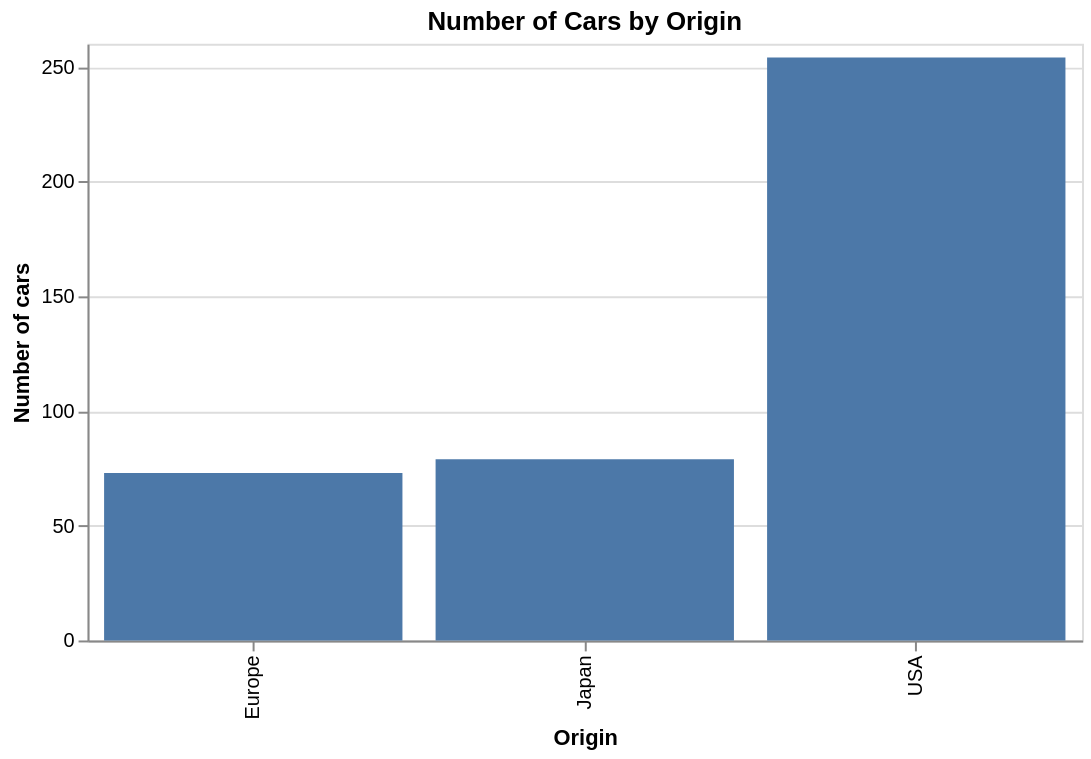

Notebook cell for this chart:
### Markdown cell above
## 2. First chart: a bar chart

A bar chart is useful when we want to compare **counts** or **aggregated values** across categories.

Let's start with a simple question:

> How many cars come from each origin?

### Code cell
alt.Chart(cars).mark_bar().encode(
    x=alt.X('Origin:N', title='Origin'),
    y=alt.Y('count():Q', title='Number of cars'),
    tooltip=['Origin:N', alt.Tooltip('count():Q', title='Count')]
).properties(
    title='Number of Cars by Origin',
    width=500,
    height=300
)

### Figure 1 — Vega-Lite specification as saved in the notebook (floating-point values rounded to 4 significant figures; data arrays with more than 128 entries replaced by an {"elided": "..."} marker saying what was removed)
{"config": {"view": {"continuousWidth": 300, "continuousHeight": 300}}, "data": {"name": "data-583e73726c1545c56c203344161a975c"}, "mark": {"type": "bar"}, "encoding": {"tooltip": [{"field": "Origin", "type": "nominal"}, {"aggregate": "count", "title": "Count", "type": "quantitative"}], "x": {"field": "Origin", "title": "Origin", "type": "nominal"}, "y": {"aggregate": "count", "title": "Number of cars", "type": "quantitative"}}, "height": 300, "title": "Number of Cars by Origin", "width": 500, "$schema": "https://vega.github.io/schema/vega-lite/v5.20.1.json", "datasets": {"data-583e73726c1545c56c203344161a975c": {"elided": "406 records"}}}
